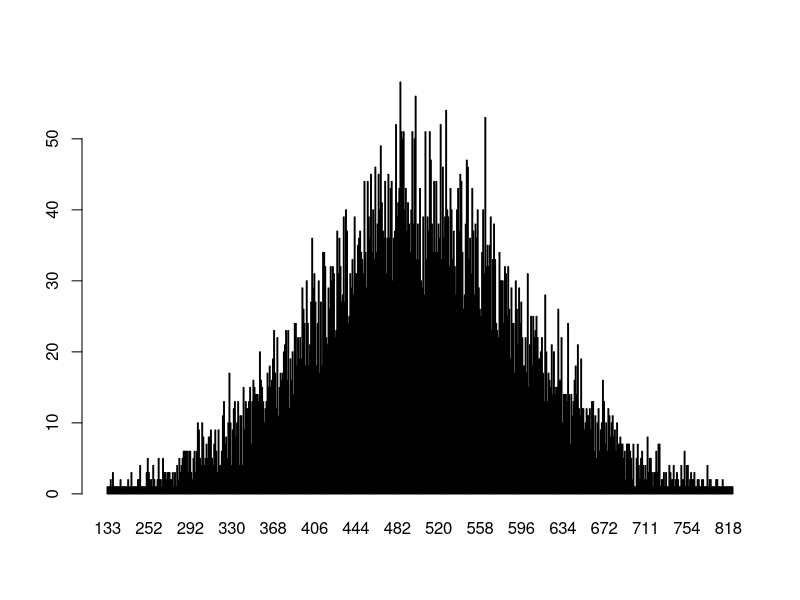

Reproduce this figure in R.
######  Basics  ######

# Ej 3

seq(20,50)
mean(20:60)
sum(51:91)

# Ej 4

sample(-50:50, 10, replace=TRUE)

# Ej 5
Fibonacci <- numeric(10)
Fibonacci[1] <- Fibonacci[2] <- 1
for (i in 3:10) Fibonacci[i] <- Fibonacci[i - 2] + Fibonacci[i - 1]
Fibonacci

# Ej 7

for (i in 1:100){
  print(i)
  if (i%%3 == 0){
    print('Fizz')
  }
  if (i%%5 == 0){
    print('Buzz')
  }
  if (i%%5 == 0 & i%%3 == 0){
    print('FizzBuzz')
  }
}

# Ej 9

n = 23
for (i in 1:n){
  if (n%%i == 0){
    print(i)
  }
}

# Ej 10

nums = c(10, 20, 30, 40, 50, 60)
max(nums)
min(nums)

# Ej 13

n = floor(rnorm(1000, 50, 100))
print('List of random numbers in normal distribution:')
print(n)
t = table(n)
print("Count occurrences of each value:")
print(t)

# Ej 15

a = c(1, 2, 5, 3, 4, 0, -1, -3)
b = c("Red", "Green", "White")
c = c(TRUE, TRUE, TRUE, FALSE, TRUE, FALSE)
print(a)
print(typeof(a))
print(b)
print(typeof(b))
print(c)
print(class(c))

# Ej 22

n = floor(rnorm(10000, 500, 100))
t = table(n)
barplot(t)

# Ej 25

c1 <- c(170,180,183)
c2 <- c('a', 'm', 'a')
c3 <-c(70, 75, 69)
c4 <- c(TRUE, FALSE, FALSE)
c5 <- list(3, 'perro', 'gato')
data.frame(c1,c2,c3,c4,c5)

# Ej 26

Employees = data.frame(Name=c("Anastasia S","Dima R","Katherine S", "JAMES A","LAURA MARTIN"),
                       Gender=c("M","M","F","F","M"),
                       Age=c(23,22,25,26,32),
                       Designation=c("Clerk","Manager","Exective","CEO","ASSISTANT"),
                       SSN=c("123-34-2346","123-44-779","556-24-433","123-98-987","679-77-576")
)
print("Summary of the data:")                      
print(summary(Employees))
